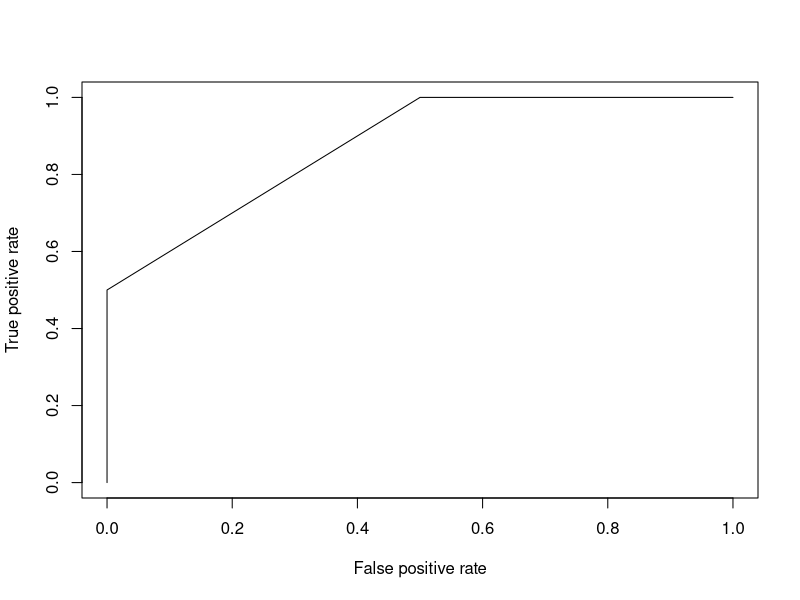

Write the R code that produced this figure.
#different loss metrics:

#~~~~~~~~~~~~~
#MultiLogloss:
#~~~~~~~~~~~~~

MultiLogLoss <- function(act, pred)
{
    eps = 1e-15;
    nr <- nrow(pred)
    pred = matrix(sapply( pred, function(x) max(eps,x)), nrow = nr)      
    pred = matrix(sapply( pred, function(x) min(1-eps,x)), nrow = nr)
    ll = sum(act*log(pred) + (1-act)*log(1-pred))
    ll = ll * -1/(nrow(act))      
    return(ll);
}

pred1 = c(0.8,0.2)
pred2 = c(0.6,0.4)
pred <- rbind(pred1,pred2)
pred
act1 <- c(1,0)
act2 <- c(1,0)
act <- rbind(act1,act2)
MultiLogLoss(act,pred)


#Area under Curve:
library(ROCR)

pred = prediction(c(0.8, 0.2, 0.3, 0.3), c(1,0,0,1))
roc = performance(pred, "tpr", "fpr")
plot(roc)

performance(pred, "auc")@y.values
